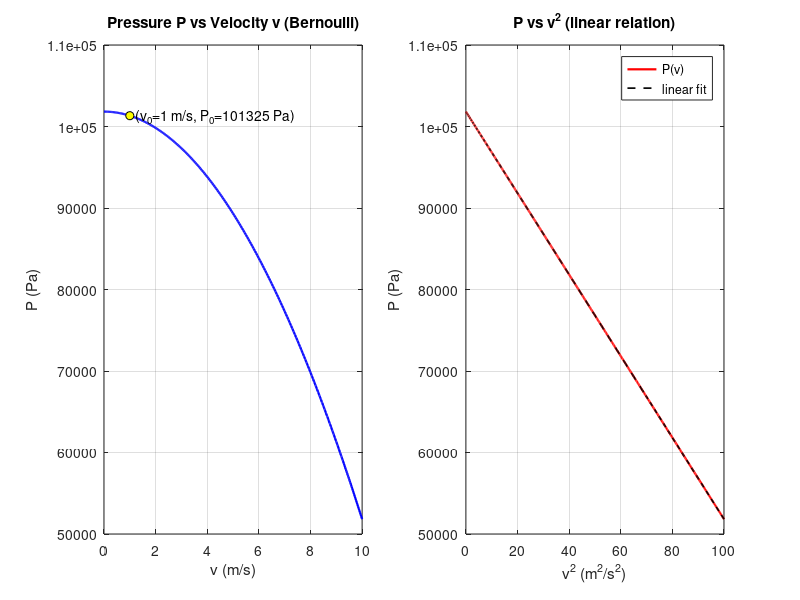

The MATLAB source for this figure:
clearvars; close all;

% Parameters (change as needed)
rho = 1000;        % fluid density (kg/m^3), e.g., water
g   = 9.81;        % gravity (m/s^2)
P0  = 101325;      % reference pressure (Pa)
v0  = 1.0;         % reference velocity (m/s)
z0  = 0;           % reference elevation (m)

% If you want to include elevation change: use z array and compute P accordingly
z = z0;            % set constant elevation here

% Velocity range
vmax = 10;                        % m/s
v = linspace(0, vmax, 800);

% Pressure from Bernoulli at same elevation
P = P0 + 0.5 .* rho .* (v0.^2 - v.^2) + rho .* g .* (z0 - z);

% Also compute dynamic pressure q = 0.5 rho v^2
q = 0.5 .* rho .* v.^2;

% Plot P vs v (linear) and P vs v^2 (linear relation)
figure;

subplot(1,2,1);
plot(v, P, 'b-', 'LineWidth',1.6); hold on;
plot(v, P0 - q + 0.5*rho*v0^2, 'b:','LineWidth',1.2); % same curve (explicit)
xlabel('v (m/s)'); ylabel('P (Pa)');
title('Pressure P vs Velocity v (Bernoulli)');
grid on; box on;
% annotate reference point
plot(v0, P0, 'ko', 'MarkerFaceColor','y');
text(v0, P0, sprintf('  (v_0=%.2g m/s, P_0=%.0f Pa)', v0, P0));

subplot(1,2,2);
plot(v.^2, P, 'r-', 'LineWidth',1.6); hold on;
% linear fit to emphasise straight-line relation P = const - 0.5 rho v^2
pcoef = polyfit(v.^2, P, 1);
plot(v.^2, polyval(pcoef, v.^2), 'k--', 'LineWidth',1.2);
xlabel('v^2 (m^2/s^2)'); ylabel('P (Pa)');
title('P vs v^2 (linear relation)');
legend('P(v)','linear fit','Location','northeast');
grid on; box on;

% Print slope expectation and numeric check
slope_expected = -0.5 * rho;
slope_fit = pcoef(1);
fprintf('Expected slope dP/d(v^2) = %.3e Pa/(m^2/s^2)\n', slope_expected);
fprintf('Fitted slope = %.3e (close to expected)\n', slope_fit);
